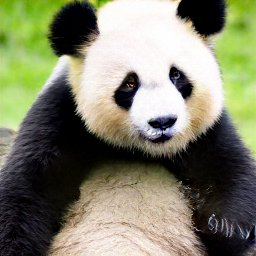
#> input picture weekly-projects/week3/PandasBears/Test/Pandas/251.jpeg, 256 x 256 px, found by its file name
$ jupyter execute --allow-errors 'Homework 3 updated.ipynb'
#> lines starting #> are read from the running program, lines starting #| are printed output that depends on the picture
[cell 1]
# Homework 3 (due 07/16/2024)

# Eigenbears

## Instructions

#### Part 1: Data preparation (ALREADY COMPLETED)
The folder that contains this notebook also contains a data set of pictures of pandas and brown bears.
1. Load the images for train and test.
2. Reduce their size/resolution by 50%.
3. Convert the colors to grey scale.
4. Display a few of the images.

#### Part 2: Singular value decomposition (FOR YOU TO COMPLETE)
1. Follow the steps in the eigenfaces tutorial from the UW databook [[link]](https://github.com/dynamicslab/databook_python/blob/master/CH01/CH01_SEC06_2_3_4.ipynb) to perform an SVD on the images.
2. Note that you will need to "center the data" before doing the SVD. Data centering means replacing each variable $X_i$ with a new variable $X_i'$ that is equal to $X_i$ minus $X_i$'s mean value. (Think carefully about whether you want to use the mean of train set, test set, or the full data set for this.)
3. Display the first four "eigenbears" (i.e., the images associated with the first four eigenvectors). Explain what you see.
4. The singular vectors are sometimes called "principal components". Principal component analysis (PCA) is a data analysis method for which one projects high-dimensional data into the subspace of the first two singular vectors. Use the code scaffold provided below do perform PCA for the bears data. What do you notice?

#### Part 3: Non-parametric supervised classification (PARTIALLY FOR YOU TO COMPLETE)
1. Build a $k$-nearest-neighbors model with the train set, and test its accuracy on the test set. (ALREADY COMPLETE)
2. Try different values of $k$ between 1 and 15. For what value do you get the best test accuracy? (FOR YOU TO COMPLETE)
3. Which bears seem to be hard to classify? Display them.
4. What might make them hard to classify?

#### Part 4: Parametric supervised classification (PARTIALLY FOR YOU TO COMPLETE)
1. Try using logistic regression and LDA to classify the bears.
2. What method gives you the best test accuracy?
3. How does the result compare to the non-parametric classification?
4. One can use the absolute values of the regression coefficients to see which pixels have the greatest influence on the prediction of the logistic regression. Retrieving the coefficients $\beta_i$ for each pixel $X_i$ and displaying them as an image creates a "bear mask". This notebook includes code for creating that bear mask. Take a look at the bear mask and explain what you see.

#### Part 5: Robustness to additive white noise  (FOR YOU TO RUN AND COMMENT ON)
1. Rerun the code with `add_noise` set to True. The images of the bears should now be very noisy.
2. How does the additive noise affect the test accuracy of the various models and why?
3. How does additive noise affect the eigenbears and the bear mask?
4. Can you think of other types of noise that might affect the classification results differently?

--------------------------------

[cell 2]
import pandas as pd
import numpy as np
from matplotlib import pyplot as plt
import os, time

## Part 1: Data preparation

[cell 3]
# toggle settings
add_noise = False

# Initiliaze lists for image collection
train_images = []
test_images = []

for i, images in enumerate([train_images, test_images]):

    # set paths to images of pandas and bears in train and test set
    datasetname = ['Train','Test'][i]
    folder_path1 = 'PandasBears/{}/Pandas/'.format(datasetname)
    folder_path2 = 'PandasBears/{}/Bears/'.format(datasetname)


    for folder_path in [folder_path1, folder_path2]:

        # print the name of the folder that is currently being processed
        print(folder_path, end=' ')

        # go through all files in the folder
        file_count = 0
        for filename in os.listdir(folder_path):

            # find the files that are JPEGs
            if filename.endswith(".jpg") or filename.endswith(".jpeg"):

                # add 1 to the file count
                file_count += 1

                # Construct full file path
                file_path = os.path.join(folder_path, filename)

                # import image
                image = plt.imread(file_path, format='jpeg')
#> image is the input picture: shape (256, 256, 3); mean R, G, B 128, 129.2, 105.9

                # convert to gray scale
                image = np.dot(image[...,:3], [0.2989, 0.5870, 0.1140])
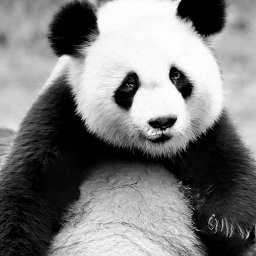
#> image: shape (256, 256) float64; min 0, max 255, mean 126.2

                # decrease image size by 50%
                image = image[::2,::2]
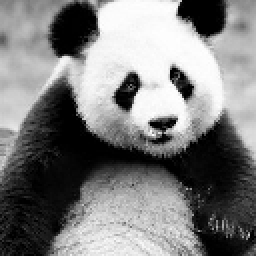
#> image: shape (128, 128) float64 (shown 2 times larger); min 0, max 255, mean 126

                if add_noise:
                    # add some noise
                    image = image + np.random.normal(scale=100, size=image.shape)

                # add the new image to collection
                images.append(image)

        print('has {} images'.format(file_count))
